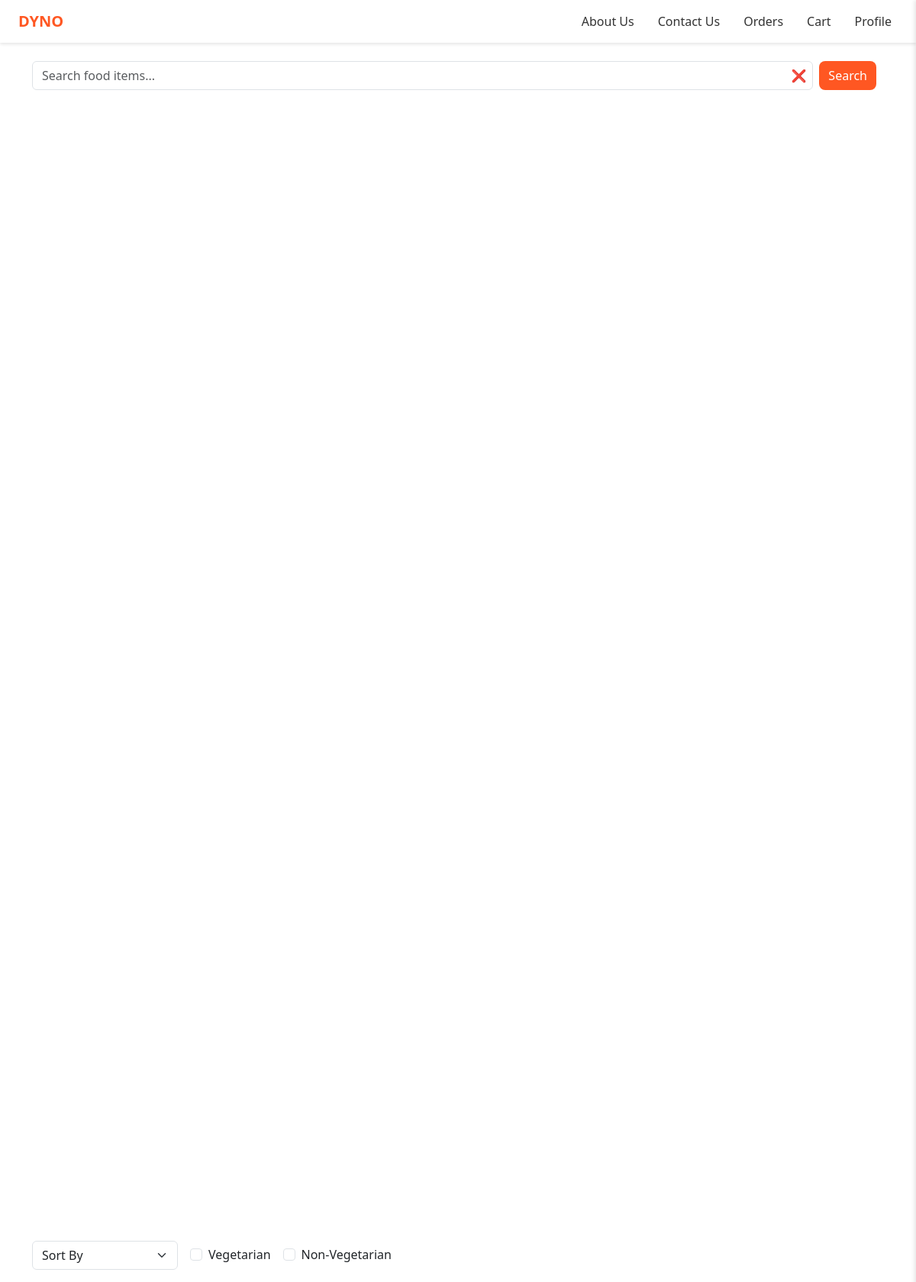
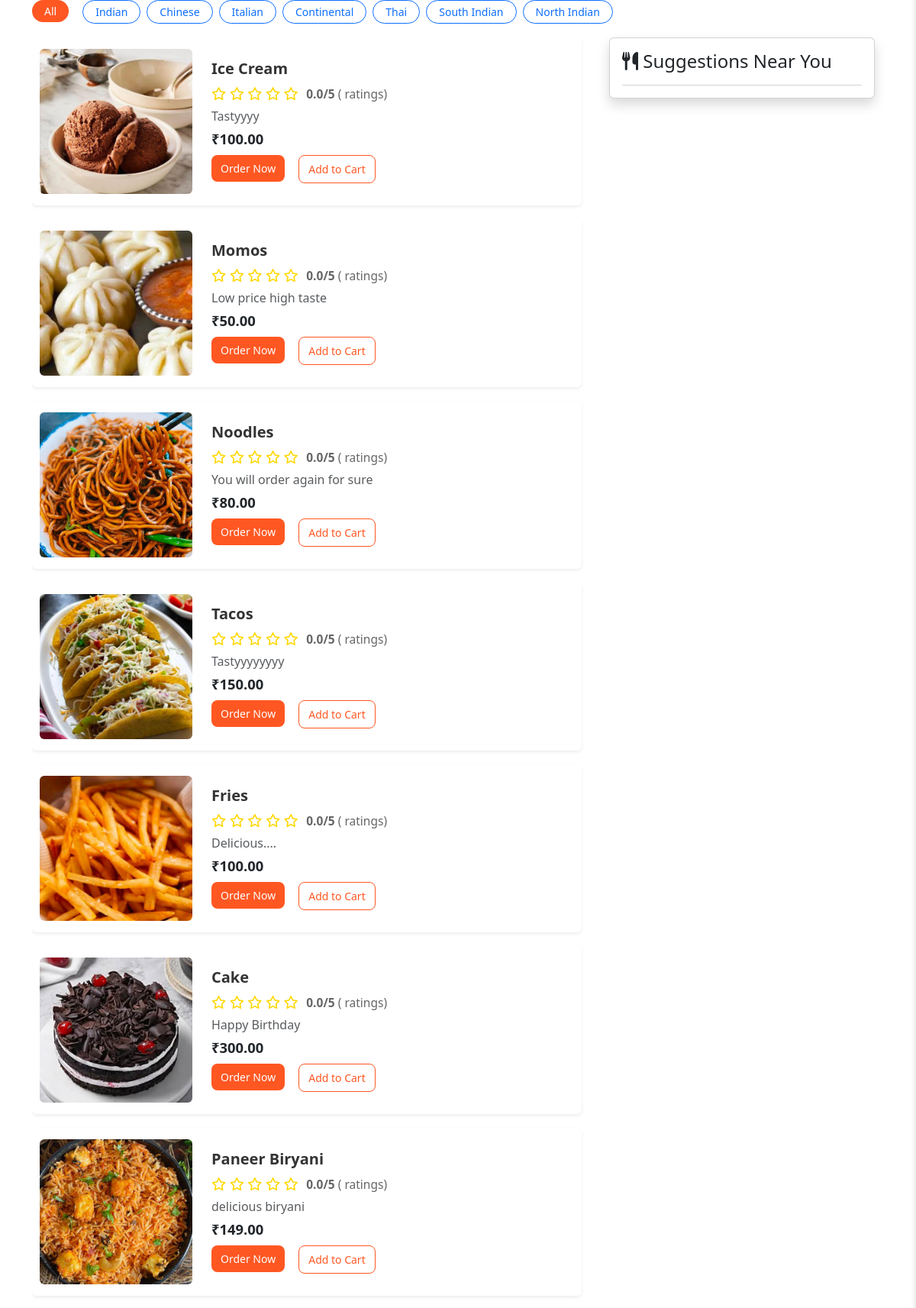
/home/ (upper part), run on the app's committed database (2 pictures, top to bottom).
### accounts/models.py (models this page shows, shortened)
class FoodItem(models.Model):
    name = models.CharField(max_length=200)
    price = models.DecimalField(max_digits=7, decimal_places=2)
    image = models.ImageField(upload_to='food_images/')
    description = models.TextField(default="Delicious food item from DYNO.")
    created_at = models.DateTimeField(default=timezone.now)
    added_by = models.ForeignKey(User, on_delete=models.CASCADE)
    city = models.CharField(max_length=100, null=True, blank=True)

### accounts/views.py (the view)
# urls.py: 2. Add a URL to urlpatterns:  path('', views.home, name='home')
def home(request):
    categories = "All,Indian,Chinese,Italian,Continental,Thai,South Indian,North Indian".split(',')
    food_items = get_filtered_food_items(request)
    query = request.GET.get('q', '')
    cuisine = request.GET.get('cuisine', '')
    veg = request.GET.get('veg')
    nonveg = request.GET.get('nonveg')
    sort = request.GET.get('sort')
    suggested_foods = None
    if request.user.is_authenticated and hasattr(request.user, 'profile') and request.user.profile.city:
        city = request.user.profile.city
        suggested_foods = suggest_top_food_for_state(city)
    context = {
        'food_items': food_items,
        'query': query,
        'categories': categories,
        'cuisine': cuisine,
        'veg': veg,
        'nonveg': nonveg,
        'sort': sort,
        'suggested_foods': suggested_foods,
    }
    return render(request, "accounts/home.html", context)

### accounts/views.py (called while the page is built)
def get_filtered_food_items(request):
    food_items = FoodItem.objects.all()
    query = request.GET.get('q', '')
    cuisine = request.GET.get('cuisine', '')
    veg = request.GET.get('veg')
    nonveg = request.GET.get('nonveg')
    sort = request.GET.get('sort')
    if query:
        food_items = food_items.filter(name__icontains=query)
    if cuisine and cuisine != 'All':
        food_items = food_items.filter(description__icontains=cuisine)
    if veg and not nonveg:
        food_items = food_items.filter(description__icontains='veg')
    elif nonveg and not veg:
        food_items = food_items.filter(description__icontains='nonveg')
    if sort == 'price_low':
        food_items = food_items.order_by('price')
    elif sort == 'price_high':
        food_items = food_items.order_by('-price')
    elif sort == 'rating':
        pass
    return food_items

### accounts/templates/accounts/home.html (shortened to what this page needs)
{% load static %}
<!DOCTYPE html>
<html lang="en">
<head>
  <link href="https://cdn.jsdelivr.net/npm/bootstrap@5.3.2/dist/css/bootstrap.min.css" rel="stylesheet" />
  <link rel="stylesheet" href="https://cdnjs.cloudflare.com/ajax/libs/font-awesome/6.4.0/css/all.min.css" />
</head>
<body>
  <nav class="navbar navbar-expand-lg navbar-light px-4">
    <a class="navbar-brand" href="#">DYNO</a>
    <div class="collapse navbar-collapse" id="navMenu">
      <ul class="navbar-nav ms-auto">
        <li class="nav-item"><a class="nav-link" href="{% url 'about' %}">About Us</a></li>
        <li class="nav-item"><a class="nav-link" href="{% url 'contact' %}">Contact Us</a></li>
        <li class="nav-item"><a class="nav-link" href="{% url 'orders' %}">Orders</a></li>
        <li class="nav-item"><a class="nav-link" href="{% url 'cart' %}">Cart</a></li>
        <li class="nav-item"><a class="nav-link" href="#" onclick="toggleSidebar()">Profile</a></li>
      </ul>
    </div>
  </nav>
  <div class="container my-4">
    <form method="GET" action="" class="d-flex align-items-center gap-2">
      <div class="position-relative flex-grow-1">
        <input type="text" name="q" id="searchInput" class="form-control pe-5" placeholder="Search food items..." value="{{ query|default:'' }}">
        <button type="button" onclick="clearSearch()" class="btn position-absolute end-0 top-50 translate-middle-y me-2 p-0" style="z-index: 10;">
          ❌
        </button>
      </div>
      <button class="btn btn-primary" type="submit">Search</button>
    </form>
  </div>
  <div class="container mb-4">
    <div class="d-flex justify-content-start gap-3 flex-wrap align-items-center">
      <form method="GET" action="" id="sortForm">
        <select class="form-select w-auto" name="sort" onchange="this.form.submit()">
          <option {% if not sort %}selected{% endif %} disabled>Sort By</option>
        </select>
      </form>
      <form method="GET" action="" class="d-flex mb-0 align-items-center" id="vegForm">
        <div class="form-check">
          <input class="form-check-input" type="checkbox" id="veg" name="veg" value="1" onchange="this.form.submit()" {% if veg %}checked{% endif %}>
          <label class="form-check-label" for="veg">Vegetarian</label>
        </div>
      </form>
      <form method="GET" action="" class="d-flex mb-0 align-items-center" id="nonvegForm">
        <div class="form-check">
          <input class="form-check-input" type="checkbox" id="nonveg" name="nonveg" value="1" onchange="this.form.submit()" {% if nonveg %}checked{% endif %}>
          <label class="form-check-label" for="nonveg">Non-Vegetarian</label>
        </div>
      </form>
    </div>
<div class="filter-btn-group mt-3 d-flex flex-wrap gap-2">
  {% for category in categories %}
    <form method="GET" action="" class="d-inline">
        <button type="submit" name="cuisine" value="{% if category != 'All' %}{{ category }}{% endif %}"
          class="btn btn-sm rounded-pill px-3 py-1
                 {% if cuisine == category or not cuisine and category == 'All' %}btn-primary{% else %}btn-outline-primary{% endif %}">
          {{ category }}
        </button>
    </form>
  {% endfor %}
</div>
  <div class="container mb-5">
    <div class="row main-flex">
      <div class="col-lg-8 food-list-scroll px-0 pe-lg-4">
        {% for food in food_items %}
        <div class="card food-card shadow-sm bg-white rounded" style="cursor:pointer;" >
          <img src="{{ food.image.url }}" class="img-fluid rounded card-img-left" alt="{{ food.name }} image"
               onclick="openFoodDetail({{ food.id }}); event.stopPropagation();" />
          <div class="card-body d-flex flex-column justify-content-center">
            <h5 class="card-title mb-2">{{ food.name }}</h5>
            <div class="rating-details mb-1">
              <span class="star-rating">
                {% for i in "12345" %}
                    {% if food.rating|floatformat:0 >= i|add:"0" %}
                        <i class="fas fa-star"></i>
                    {% elif food.rating|floatformat:1 >= i|add:"-0.5" %}
                        <i class="fas fa-star-half-alt"></i>
                    {% else %}
                        <i class="far fa-star"></i>
                    {% endif %}
                {% endfor %}
              </span>
              <span><strong>{{ food.rating|floatformat:1|default:"0.0" }}/5</strong> ({{ food.reviews.count }} ratings)</span>
            </div>
            <p class="card-text mb-1 text-muted">{{ food.description|truncatewords:15 }}</p>
            <p class="card-text mb-2" style="font-size:1.15em;"><strong>₹{{ food.price }}</strong></p>
            <div class="d-flex flex-row">
              <form method="POST" action="{% url 'order_now' food.id %}" class="me-2">
                <button type="submit" class="btn btn-primary btn-sm">Order Now</button>
              </form>
              <button class="btn btn-outline-secondary btn-sm add-to-cart-btn"
                      data-food-id="{{ food.id }}"
                      data-url="{% url 'add_to_cart' food.id %}"
                      onclick="showCartPopup()">Add to Cart</button>
            </div>
          </div>
        </div>
        {% empty %}
        <div class="alert alert-warning">No food items found.</div>
        {% endfor %}
      </div>
    <div class="col-lg-4">
      <div class="card shadow p-3 suggestion-sticky">
        <h4 class="mb-3"><i class="fa fa-cutlery"></i> Suggestions Near You</h4>
        <ul class="list-group">
        </ul>
      </div>
    </div>
  </div>
</div>
    </div>
</body>
</html>

### data on the page
FoodItem: image (picture), name "Ice Cream", rating "0.0", description "Tastyyyy", price "100.00"
FoodItem: image (picture), name "Momos", rating "0.0", description "Low price high taste", price "50.00"
FoodItem: image (picture), name "Noodles", rating "0.0", description "You will order again for sure", price "80.00"
FoodItem: image (picture), name "Tacos", rating "0.0", description "Tastyyyyyyyy", price "150.00"
FoodItem: image (picture), name "Fries", rating "0.0", description "Delicious....", price "100.00"
FoodItem: image (picture), name "Cake", rating "0.0", description "Happy Birthday", price "300.00"
FoodItem: image (picture), name "Paneer Biryani", rating "0.0", description "delicious biryani", price "149.00"

### other printed values
{{ category }} "All" "Indian" "Chinese" "Italian" "Continental" "Thai" "South Indian" "North Indian"
